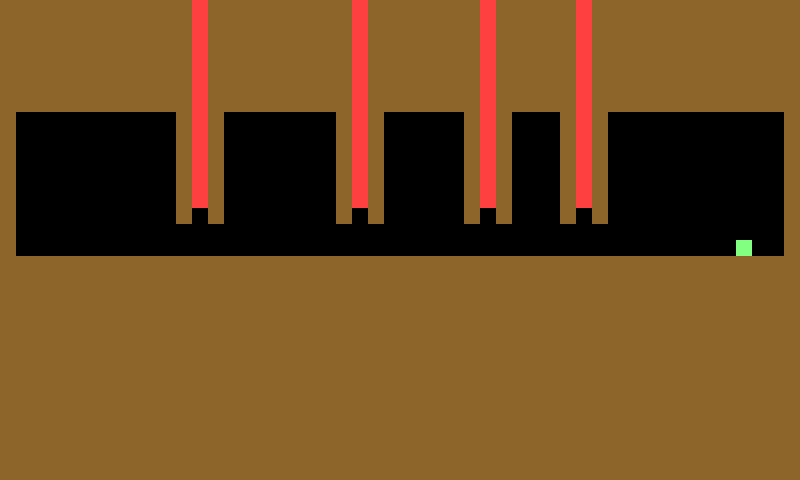

A level layout from a 2D game, rendered from its tile map. Below: a short description, then the map file with tile-grid data replaced by summaries:
An orthogonal 50x30 tile map with 16x16 px tiles, 1 tile layer (Tile Layer 1) and 42 objects (4x Block, Entrance, Exit, path1, path2, ...).

<map version="1.0" orientation="orthogonal" width="50" height="30" tilewidth="16" tileheight="16">
 <tileset firstgid="1" name="tiles" tilewidth="16" tileheight="16">
  <image source="tiles.png" width="320" height="240" />
 </tileset>
 <layer name="Tile Layer 1" width="50" height="30">
  <data>[1500 cells, 1149 non-empty, 3 distinct tile ids]</data>
 </layer>
 <objectgroup name="Object Layer 1" width="50" height="30">
  <object type="Entrance" x="48" y="240" width="16" height="16" />
  <object type="Exit" x="736" y="240" width="16" height="16">
   <properties>
    <property name="destination" value="0017.tmx" />
   </properties>
  </object>
  <object x="592" y="0" width="208" height="112" />
  <object x="208" y="0" width="144" height="112" />
  <object x="368" y="0" width="112" height="112" />
  <object x="496" y="0" width="80" height="112" />
  <object x="176" y="112" width="16" height="112" />
  <object x="208" y="112" width="16" height="112" />
  <object x="336" y="112" width="16" height="112" />
  <object x="368" y="112" width="16" height="112" />
  <object x="464" y="112" width="16" height="112" />
  <object x="496" y="112" width="16" height="112" />
  <object x="560" y="112" width="16" height="112" />
  <object x="592" y="112" width="16" height="112" />
 </objectgroup>
 <objectgroup name="Object Layer 3" width="50" height="30">
  <object name="moving1" type="Block" x="192" y="0" width="16" height="208">
   <properties>
    <property name="lethal" value="1" />
    <property name="path" value="path1" />
   </properties>
  </object>
  <object gid="2" x="192" y="208">
   <properties>
    <property name="parent" value="moving1" />
   </properties>
  </object>
  <object gid="2" x="192" y="192">
   <properties>
    <property name="parent" value="moving1" />
   </properties>
  </object>
  <object gid="2" x="192" y="176">
   <properties>
    <property name="parent" value="moving1" />
   </properties>
  </object>
  <object gid="2" x="192" y="160">
   <properties>
    <property name="parent" value="moving1" />
   </properties>
  </object>
  <object name="path1" x="208" y="208">
   <properties>
    <property name="duration" value="10" />
   </properties>
   <polyline points="0,0 0,48" />
  </object>
  <object name="moving2" type="Block" x="352" y="0" width="16" height="208">
   <properties>
    <property name="lethal" value="1" />
    <property name="path" value="path2" />
   </properties>
  </object>
  <object name="path2" x="368" y="208">
   <properties>
    <property name="duration" value="5" />
   </properties>
   <polyline points="0,0 0,48" />
  </object>
  <object gid="2" x="352" y="208">
   <properties>
    <property name="parent" value="moving2" />
   </properties>
  </object>
  <object gid="2" x="352" y="192">
   <properties>
    <property name="parent" value="moving2" />
   </properties>
  </object>
  <object gid="2" x="352" y="176">
   <properties>
    <property name="parent" value="moving2" />
   </properties>
  </object>
  <object gid="2" x="352" y="160">
   <properties>
    <property name="parent" value="moving2" />
   </properties>
  </object>
  <object name="path3" x="496" y="208">
   <properties>
    <property name="duration" value="2" />
   </properties>
   <polyline points="0,0 0,48" />
  </object>
  <object name="moving3" type="Block" x="480" y="0" width="16" height="208">
   <properties>
    <property name="lethal" value="1" />
    <property name="path" value="path3" />
   </properties>
  </object>
  <object gid="2" x="480" y="208">
   <properties>
    <property name="parent" value="moving3" />
   </properties>
  </object>
  <object gid="2" x="480" y="192">
   <properties>
    <property name="parent" value="moving3" />
   </properties>
  </object>
  <object gid="2" x="480" y="176">
   <properties>
    <property name="parent" value="moving3" />
   </properties>
  </object>
  <object gid="2" x="480" y="160">
   <properties>
    <property name="parent" value="moving3" />
   </properties>
  </object>
  <object name="path4" x="592" y="208">
   <properties>
    <property name="duration" value="1" />
   </properties>
   <polyline points="0,0 0,48" />
  </object>
  <object name="moving4" type="Block" x="576" y="0" width="16" height="208">
   <properties>
    <property name="lethal" value="1" />
    <property name="path" value="path4" />
   </properties>
  </object>
  <object gid="2" x="576" y="208">
   <properties>
    <property name="parent" value="moving4" />
   </properties>
  </object>
  <object gid="2" x="576" y="192">
   <properties>
    <property name="parent" value="moving4" />
   </properties>
  </object>
  <object gid="2" x="576" y="176">
   <properties>
    <property name="parent" value="moving4" />
   </properties>
  </object>
  <object gid="2" x="576" y="160">
   <properties>
    <property name="parent" value="moving4" />
   </properties>
  </object>
 </objectgroup>
 <objectgroup name="Block" width="50" height="30">
  <properties>
   <property name="type" value="Block" />
  </properties>
  <object x="0" y="0" width="192" height="112" />
  <object x="0" y="112" width="16" height="144" />
  <object x="784" y="112" width="16" height="144" />
  <object x="0" y="256" width="800" height="224" />
 </objectgroup>
</map>
